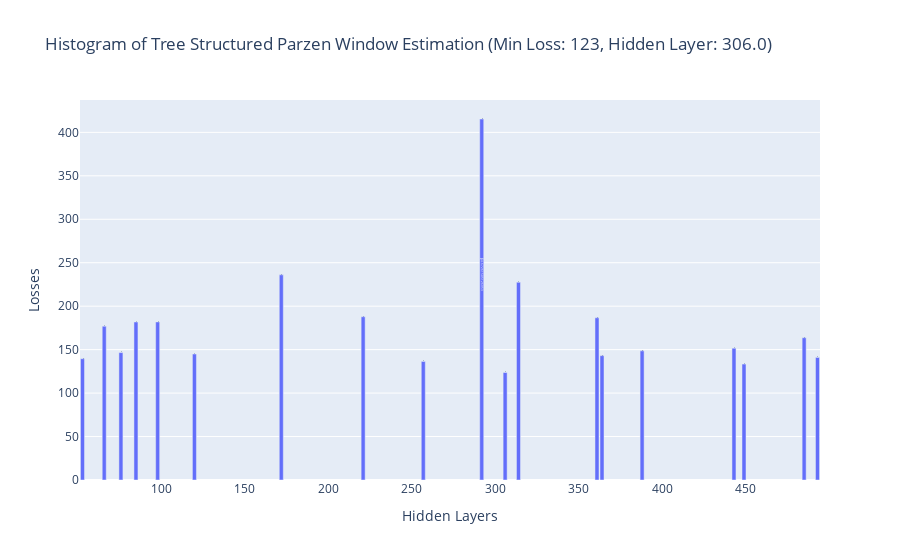

Write notebook code for a chart like this one.
### Code cell
import plotly.express as px

fig = px.bar(
    x=trials.idxs_vals[1]['hidden'], y=trials.losses(), title=f"Histogram of Tree Structured Parzen Window Estimation (Min Loss: {int(min(trials.losses()))}, Hidden Layer: {trials.idxs_vals[1]['hidden'][np.argmin(trials.losses())]})",
    text = trials.losses(),
    labels = {'x':'Hidden Layers',
              'y': 'Losses'}
)
fig.show()

### Figure 1 — Plotly figure (JSON) as saved in the notebook; plotly's stock layout.template omitted (floating-point values rounded to 4 significant figures)
{"data": [{"alignmentgroup": "True", "hovertemplate": "Hidden Layers=%{x}<br>Losses=%{y}<br>text=%{text}<extra></extra>", "legendgroup": "", "marker": {"color": "#636efa"}, "name": "", "offsetgroup": "", "orientation": "v", "showlegend": false, "text": [163.7, 145.0, 123.7, 146.6, 254.7, 227.5, 151.7, 177.0, 186.7, 236.1, 136.4, 181.8, 143.1, 181.9, 160.7, 133.4, 139.5, 187.9, 148.6, 141.0], "textposition": "auto", "type": "bar", "x": [485, 120, 306, 76, 292, 314, 443, 66, 361, 172, 257, 85, 364, 98, 292, 449, 53, 221, 388, 493], "xaxis": "x", "y": [163.7, 145.0, 123.7, 146.6, 254.7, 227.5, 151.7, 177.0, 186.7, 236.1, 136.4, 181.8, 143.1, 181.9, 160.7, 133.4, 139.5, 187.9, 148.6, 141.0], "yaxis": "y"}], "layout": {"barmode": "relative", "legend": {"tracegroupgap": 0}, "title": {"text": "Histogram of Tree Structured Parzen Window Estimation (Min Loss: 123, Hidden Layer: 306.0)"}, "xaxis": {"anchor": "y", "domain": [0, 1], "title": {"text": "Hidden Layers"}}, "yaxis": {"anchor": "x", "domain": [0, 1], "title": {"text": "Losses"}}}}
